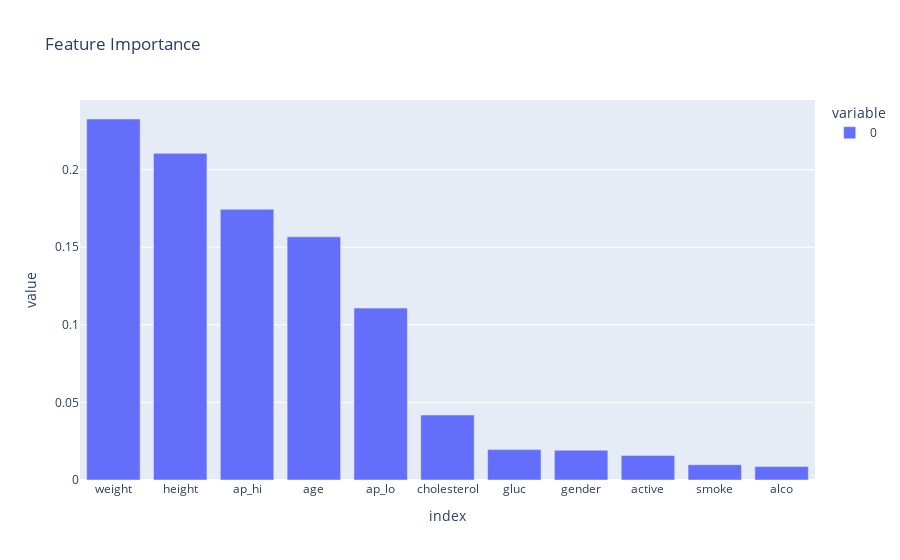

Notebook source saved alongside this figure:
### Code cell
px.bar(feat_importances, barmode='stack', title='Feature Importance')

### Figure 1 — Plotly figure (JSON) as saved in the notebook; plotly's stock layout.template omitted (floating-point values rounded to 4 significant figures)
{"data": [{"alignmentgroup": "True", "hovertemplate": "variable=0<br>index=%{x}<br>value=%{y}<extra></extra>", "legendgroup": "0", "marker": {"color": "#636efa", "pattern": {"shape": ""}}, "name": "0", "offsetgroup": "0", "orientation": "v", "showlegend": true, "textposition": "auto", "type": "bar", "x": ["weight", "height", "ap_hi", "age", "ap_lo", "cholesterol", "gluc", "gender", "active", "smoke", "alco"], "xaxis": "x", "y": [0.2326, 0.2105, 0.1745, 0.1567, 0.1108, 0.04188, 0.01958, 0.01914, 0.01583, 0.009854, 0.008636], "yaxis": "y"}], "layout": {"barmode": "stack", "legend": {"title": {"text": "variable"}, "tracegroupgap": 0}, "title": {"text": "Feature Importance"}, "xaxis": {"anchor": "y", "domain": [0, 1], "title": {"text": "index"}}, "yaxis": {"anchor": "x", "domain": [0, 1], "title": {"text": "value"}}}}
